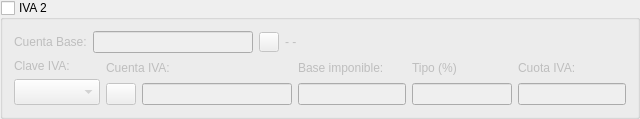
        <widget class="QGroupBox" name="groupBox2">
         <property name="title">
          <string>IVA 2</string>
         </property>
         <property name="checkable">
          <bool>true</bool>
         </property>
         <property name="checked">
          <bool>false</bool>
         </property>
         <layout class="QVBoxLayout">
          <item>
           <layout class="QHBoxLayout">
            <item>
             <widget class="QLabel" name="textLabel1_2">
              <property name="lineWidth">
               <number>1</number>
              </property>
              <property name="text">
               <string>Cuenta Base:</string>
              </property>
              <property name="wordWrap">
               <bool>false</bool>
              </property>
             </widget>
            </item>
            <item>
             <widget class="QLineEdit" name="CtabaselineEdit_2">
              <property name="maximumSize">
               <size>
                <width>160</width>
                <height>16777215</height>
               </size>
              </property>
              <property name="maxLength">
               <number>40</number>
              </property>
             </widget>
            </item>
            <item>
             <widget class="QPushButton" name="ctabasepushButton_2">
              <property name="sizePolicy">
               <sizepolicy hsizetype="Minimum" vsizetype="Minimum">
                <horstretch>0</horstretch>
                <verstretch>0</verstretch>
               </sizepolicy>
              </property>
              <property name="minimumSize">
               <size>
                <width>20</width>
                <height>20</height>
               </size>
              </property>
              <property name="maximumSize">
               <size>
                <width>20</width>
                <height>20</height>
               </size>
              </property>
              <property name="text">
               <string/>
              </property>
              <property name="icon">
               <iconset resource="keme.qrc">
                <normaloff>:/iconos/graf/viewer.xpm</normaloff>:/iconos/graf/viewer.xpm</iconset>
              </property>
              <property name="autoDefault">
               <bool>false</bool>
              </property>
             </widget>
            </item>
            <item>
             <widget class="QLabel" name="basetextLabel_2">
              <property name="sizePolicy">
               <sizepolicy hsizetype="Expanding" vsizetype="Preferred">
                <horstretch>0</horstretch>
                <verstretch>0</verstretch>
               </sizepolicy>
              </property>
              <property name="text">
               <string>- -</string>
              </property>
              <property name="wordWrap">
               <bool>false</bool>
              </property>
             </widget>
            </item>
           </layout>
          </item>
          <item>
           <layout class="QHBoxLayout">
            <item>
             <layout class="QVBoxLayout">
              <item>
               <widget class="QLabel" name="TextLabel3_3">
                <property name="text">
                 <string>Clave IVA:</string>
                </property>
                <property name="wordWrap">
                 <bool>false</bool>
                </property>
               </widget>
              </item>
              <item>
               <widget class="QComboBox" name="ClaveivacomboBox2">
                <property name="font">
                 <font>
                  <pointsize>11</pointsize>
                 </font>
                </property>
               </widget>
              </item>
             </layout>
            </item>
            <item>
             <layout class="QVBoxLayout">
              <item>
               <widget class="QLabel" name="textLabel4_3">
                <property name="text">
                 <string>Cuenta IVA:</string>
                </property>
                <property name="wordWrap">
                 <bool>false</bool>
                </property>
               </widget>
              </item>
              <item>
               <layout class="QHBoxLayout">
                <item>
                 <widget class="QPushButton" name="ctaivapushButton2">
                  <property name="sizePolicy">
                   <sizepolicy hsizetype="Preferred" vsizetype="Preferred">
                    <horstretch>0</horstretch>
                    <verstretch>0</verstretch>
                   </sizepolicy>
                  </property>
                  <property name="minimumSize">
                   <size>
                    <width>20</width>
                    <height>15</height>
                   </size>
                  </property>
                  <property name="maximumSize">
                   <size>
                    <width>30</width>
                    <height>30</height>
                   </size>
                  </property>
                  <property name="text">
                   <string/>
                  </property>
                  <property name="icon">
                   <iconset resource="keme.qrc">
                    <normaloff>:/iconos/graf/viewer.xpm</normaloff>:/iconos/graf/viewer.xpm</iconset>
                  </property>
                 </widget>
                </item>
                <item>
                 <widget class="QLineEdit" name="CtaivalineEdit2">
                  <property name="minimumSize">
                   <size>
                    <width>150</width>
                    <height>0</height>
                   </size>
                  </property>
                  <property name="maxLength">
                   <number>40</number>
                  </property>
                 </widget>
                </item>
               </layout>
              </item>
             </layout>
            </item>
            <item>
             <layout class="QVBoxLayout">
              <item>
               <widget class="QLabel" name="textLabel2_2">
                <property name="text">
                 <string>Base imponible:</string>
                </property>
                <property name="wordWrap">
                 <bool>false</bool>
                </property>
               </widget>
              </item>
              <item>
               <widget class="QLineEdit" name="baselineEdit2"/>
              </item>
             </layout>
            </item>
            <item>
             <layout class="QVBoxLayout">
              <item>
               <widget class="QLabel" name="textLabel6_3">
                <property name="text">
                 <string>Tipo (%)</string>
                </property>
                <property name="wordWrap">
                 <bool>false</bool>
                </property>
               </widget>
              </item>
              <item>
               <widget class="QLineEdit" name="TipolineEdit2">
                <property name="maximumSize">
                 <size>
                  <width>100</width>
                  <height>32767</height>
                 </size>
                </property>
                <property name="text">
                 <string/>
                </property>
                <property name="readOnly">
                 <bool>true</bool>
                </property>
               </widget>
              </item>
             </layout>
            </item>
            <item>
             <layout class="QVBoxLayout">
              <item>
               <widget class="QLabel" name="textLabel7_3">
                <property name="text">
                 <string>Cuota IVA:</string>
                </property>
                <property name="wordWrap">
                 <bool>false</bool>
                </property>
               </widget>
              </item>
              <item>
               <widget class="QLineEdit" name="CuotalineEdit2">
                <property name="readOnly">
                 <bool>true</bool>
                </property>
               </widget>
              </item>
             </layout>
            </item>
           </layout>
          </item>
         </layout>
        </widget>
